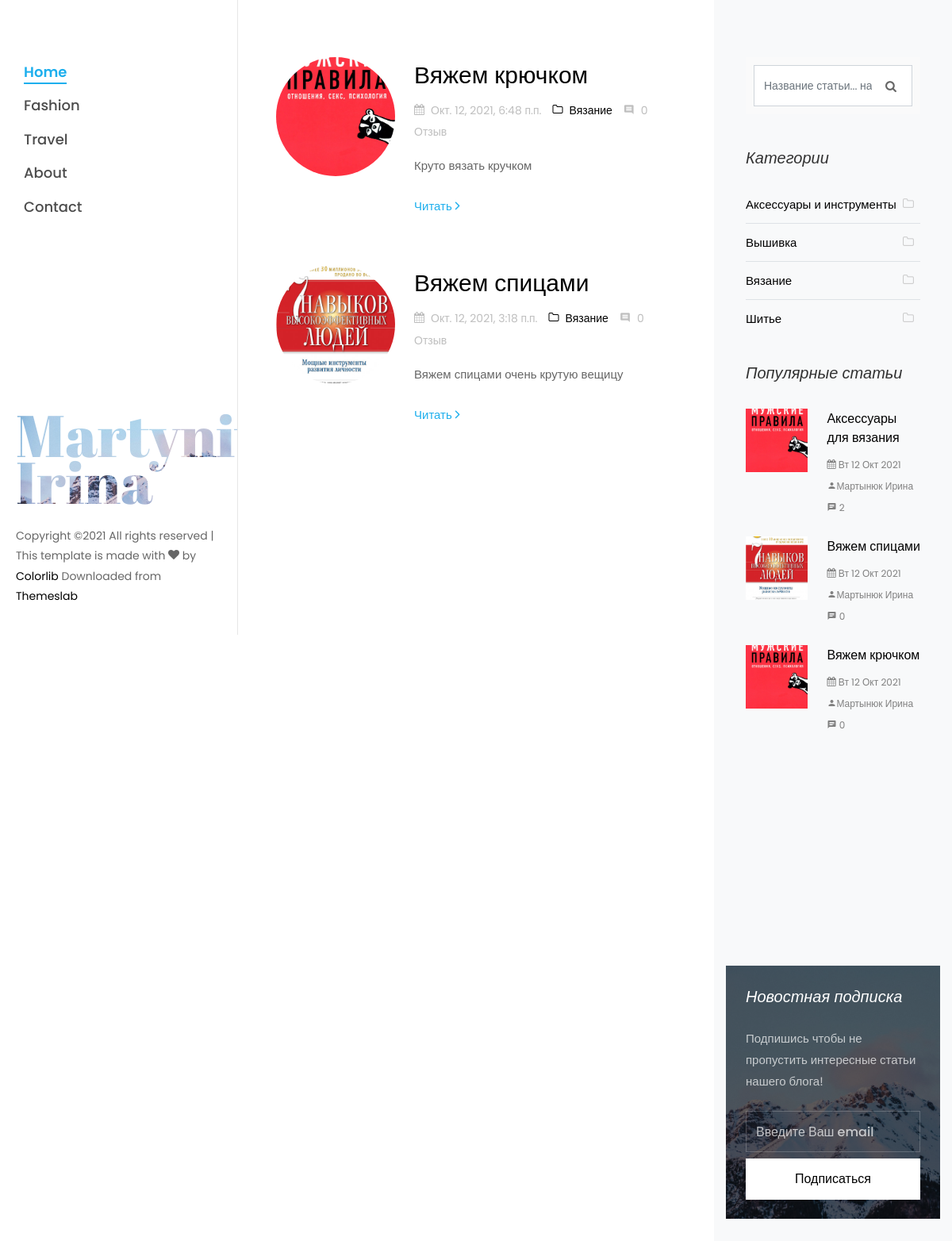
The app's page /category/vyazanie/, older data.
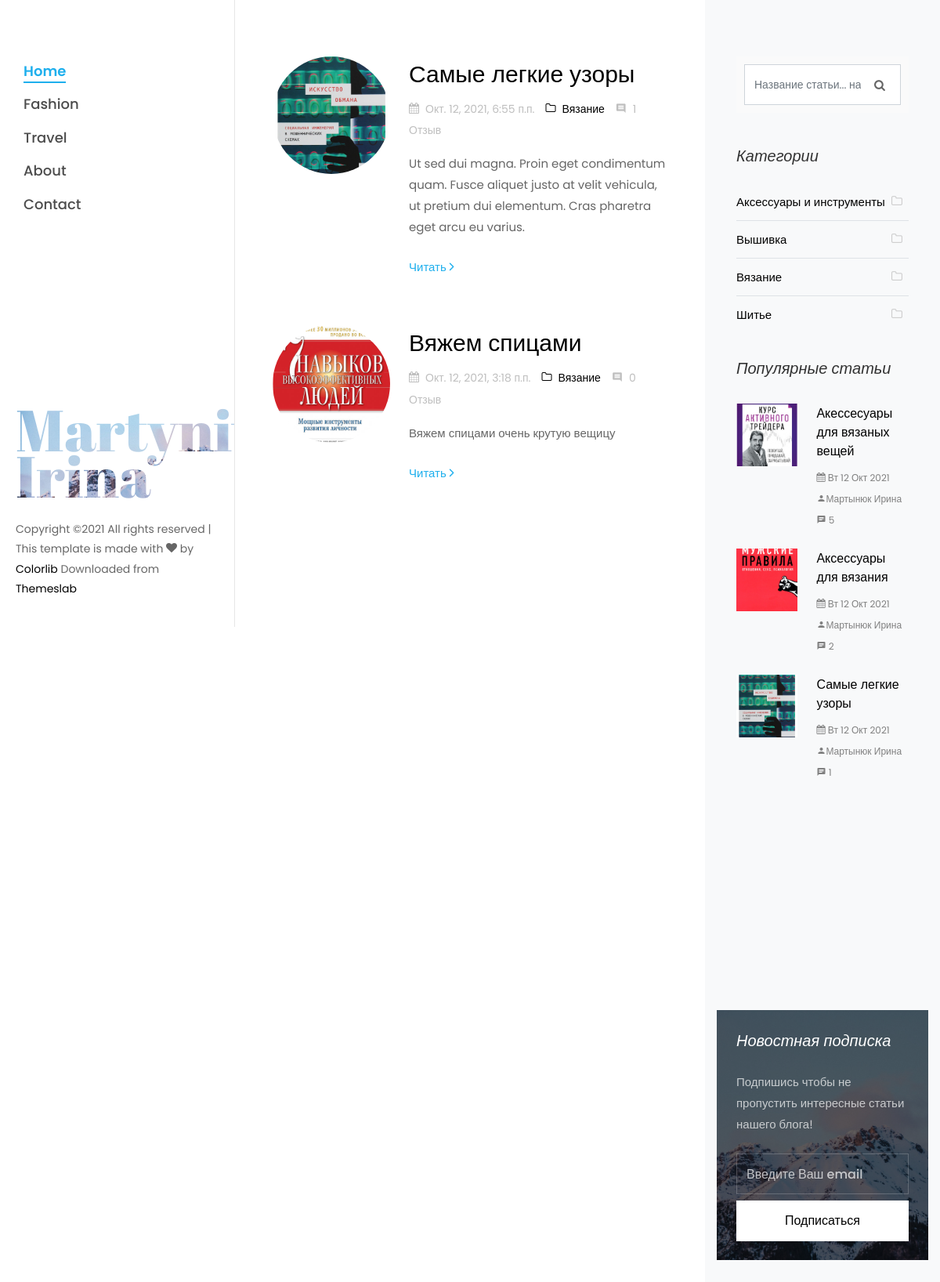
The same page, newer data.
### blog_app/models.py (models this page shows, shortened)
class Article(models.Model):
    title = models.CharField(max_length=256, blank=False, verbose_name='Название')
    category = models.ForeignKey('Category', on_delete=models.CASCADE, verbose_name='Категория')
    slug = models.SlugField(max_length=256, db_index=True)
    short_content = models.TextField(verbose_name='Краткое описание', max_length=300, default='Нет описания')
    content = models.TextField(blank=True, default='Нет описания', verbose_name='Текст статьи')
    created_at = models.DateTimeField(auto_now_add=True, verbose_name='Дата публикации')
    updated_at = models.DateTimeField(auto_now=True, verbose_name='Дата обновления')
    image = models.ImageField(upload_to='blog_images/%Y/%m/%d', verbose_name='Изображение', blank=True)
    draft = models.BooleanField(verbose_name='Черновик', default=False)
    author = models.CharField(verbose_name='Автор', blank=False, max_length=150)
    tags = TaggableManager()
    class Meta:
        ordering = ('-created_at',)
        verbose_name = 'Статья'
        verbose_name_plural = 'Статьи'
    def get_absolute_url(self):
        return reverse('article_detail', kwargs={'slug': self.slug})

class Category(models.Model):
    name = models.CharField(max_length=150, blank=False, db_index=True, verbose_name='Наименование')
    slug = models.SlugField(max_length=150, unique=True, blank=False, db_index=True)
    created_at = models.DateTimeField(auto_now_add=True, verbose_name='Дата создания')
    updated_at = models.DateTimeField(auto_now=True, verbose_name='Дата обновления')
    class Meta:
        ordering = ('name',)
        verbose_name = 'Категория'
        verbose_name_plural = 'Категории'
    def __str__(self):
        return self.name
    def get_absolute_url(self):
        return reverse('article_category_list', kwargs={'slug': self.slug})

### blog_app/views.py (the view)
# urls.py: path('category/<slug:slug>/', views.CategoryView.as_view(), name='article_category_list'),
class CategoryView(DataMixin, ListView):
    def get_queryset(self):
        return Article.objects.filter(category__slug=self.kwargs['slug'], draft=False)

### email_contact/forms.py
class ContactForm(forms.ModelForm):
    class Meta:
        model = Contact
        fields = ('email', )
        widgets = {
            'email': forms.TextInput(
                attrs={
                    'class': 'form-control',
                    'placeholder': 'Введите Ваш email'
                }
            )
        }
        labels = {
            'email': ''
        }

### blog_app/templatetags/article_tag.py (called while the page is built)
@register.simple_tag()
def get_categories():
    return Category.objects.all()

@register.simple_tag()
def get_tags():
    return Tag.objects.all()

@register.simple_tag()
def get_archives():
    return Article.objects.dates('created_at', 'month', order='DESC')

@register.inclusion_tag('tags/popular_articles.html')
def get_popular_articles(count=None):
    popular_articles = Article.objects.annotate(
        num_comments=Count('reviews')
    ).order_by('-num_comments').filter(draft=False)[:count]
    return {
        'popular_articles': popular_articles
    }

### email_contact/templatetags/contact_tags.py (called while the page is built)
@register.inclusion_tag("contact/tags/form.html")
def contact_form():
    return {'contact_form': ContactForm()}

### templates/index.html (shortened to what this page needs)
{% extends 'partials/base.html' %}
{% block content %}
    <div class="col-xl-8 py-5 px-md-5">
        <div class="row pt-md-4">
            {% for article in articles %}
                <div class="col-md-12">
                    <div class="blog-entry ftco-animate d-md-flex">
                        <a href="#" class="img img-2"
                           style="background-image: url({{ article.image.url }});"></a>
                        <div class="text text-2 pl-md-4">
                            <h3 class="mb-2"><a href="#">{{ article.title}}</a>
                            </h3>
                            <div class="meta-wrap ">
                                <p class="meta">
                                    <span><i class="icon-calendar mr-2"></i>{{ article.created_at }}</span>
                                    <span><a href="{{ article.category.get_absolute_url }}"><i class="icon-folder-o mr-2"></i>{{ article.category }}</a></span>
                                    <span><i class="icon-comment2 mr-2"></i>{{ article.reviews_set.count }} Отзыв</span>
                                </p>
                            </div>
                            <p class="mb-4">{{ article.short_content }}</p>
                            <p><a href="{{ article.get_absolute_url }}" class="btn-custom">Читать <span
                                    class="ion-ios-arrow-forward"></span></a></p>
                        </div>
                    </div>
                </div>
            {% empty %}
            <h4>Список статей пуст</h4>
            {% endfor %}
        </div>
    </div>
{% endblock %}

### templates/partials/base.html (shortened to what this page needs)
<!DOCTYPE html>
<html lang="ru">
<head>
    {% load static %}
    <link rel="stylesheet" href="{% static 'css/open-iconic-bootstrap.min.css' %}">
    <link rel="stylesheet" href="{% static 'css/animate.css' %}">
    <link rel="stylesheet" href="{% static 'css/owl.carousel.min.css' %}">
    <link rel="stylesheet" href="{% static 'css/owl.theme.default.min.css' %}">
    <link rel="stylesheet" href="{% static 'css/magnific-popup.css' %}">
    <link rel="stylesheet" href="{% static 'css/aos.css' %}">
    <link rel="stylesheet" href="{% static 'css/ionicons.min.css' %}">
    <link rel="stylesheet" href="{% static 'css/bootstrap-datepicker.css' %}">
    <link rel="stylesheet" href="{% static 'css/jquery.timepicker.css' %}">
    <link rel="stylesheet" href="{% static 'css/flaticon.css' %}">
    <link rel="stylesheet" href="{% static 'css/icomoon.css' %}">
    <link rel="stylesheet" href="{% static 'css/style.css' %}">
</head>
<body>
<div id="colorlib-page">
    {% include 'partials/aside.html' %}
    <div id="colorlib-main">
        <section class="ftco-section ftco-no-pt ftco-no-pb">
            <div class="container">
                <div class="row d-flex">
                    {% block content %}
                    {% endblock %}
                    {% include 'partials/sidebar.html' %}
                </div>
            </div>
        </section>
    </div>
</div>
</body>
</html>

### templates/partials/aside.html (shortened to what this page needs)
<aside id="colorlib-aside" role="complementary" class="js-fullheight">
    <nav id="colorlib-main-menu" role="navigation">
        <ul>
            <li class="colorlib-active"><a href="{% url 'article_list_all' %}">Home</a></li>
            <li><a href="#">Fashion</a></li>
            <li><a href="#">Travel</a></li>
            <li><a href="#">About</a></li>
            <li><a href="#">Contact</a></li>
        </ul>
    </nav>
    <div class="colorlib-footer">
        <h1 id="colorlib-logo" class="mb-4"><a href="#"
                                               style="background-image: url(/static/images/bg_1.jpg);">Martyniuk
            <span>Irina</span></a></h1>
        <p class="pfooter">
            Copyright &copy;<script>document.write(new Date().getFullYear());</script>
            All rights reserved | This template is made with <i class="icon-heart" aria-hidden="true"></i> by <a
                    href="https://colorlib.com" target="_blank">Colorlib</a> Downloaded from <a
                    href="https://themeslab.org/" target="_blank">Themeslab</a>
            </p>
    </div>
</aside>

### templates/partials/sidebar.html (shortened to what this page needs)
{% load article_tag %}
{% load contact_tags %}
<div class="col-xl-4 sidebar ftco-animate bg-light pt-5">
    <div class="sidebar-box pt-md-4">
        <form action="{% url 'search' %}" method="get" class="search-form">
            <div class="form-group">
                <span class="icon icon-search"></span>
                <input type="text" class="form-control" placeholder="Название статьи... нажмите Enter"
                       name="search_query">
            </div>
        </form>
    </div>
    <div class="sidebar-box ftco-animate">
        <h3 class="sidebar-heading">Категории</h3>
        <ul class="categories">
            {% get_categories as categories %}
            {% for category in categories %}
                <li class="colorlib-active"><a href="{{ category.get_absolute_url }}">{{ category.name }}<span><i
                        class="icon-folder-o mr-2"></i></span></a></li>
            {% endfor %}
        </ul>
    </div>
    {% get_popular_articles count=3 %}
    <div class="sidebar-box subs-wrap img py-4"
         style="background-image: url(/static/images/bg_1.jpg);">
        {% contact_form %}
    </div>
</div>

### templates/tags/popular_articles.html
<div class="sidebar-box ftco-animate">
    <h3 class="sidebar-heading">Популярные статьи</h3>
    {% for popular in popular_articles %}
        <div class="block-21 mb-4 d-flex">
            <a class="blog-img mr-4" style="background-image: url({{ popular.image.url }});"></a>
            <div class="text">
                <h3 class="heading"><a href="{{ popular.get_absolute_url }}">{{ popular.title }}</a>
                </h3>
                <div class="meta">
                    <div><a href="#"><span class="icon-calendar"></span> {{ popular.created_at|date:"D d M Y" }}</a></div>
                    <div><a href="#"><span class="icon-person"></span>{{ popular.author }}</a></div>
                    <div><a href="#"><span class="icon-chat"></span> {{ popular.reviews_set.count }}</a></div>
                </div>
            </div>
        </div>
        {% empty %}
        <h4>Список популярных статей пуст</h4>
    {% endfor %}
</div>

### templates/contact/tags/form.html (shortened to what this page needs)
<div class="overlay"></div>
<h3 class="mb-4 sidebar-heading">Новостная подписка</h3>
<p class="mb-4">Подпишись чтобы не пропустить интересные статьи нашего блога!</p>
<form action="{% url 'contact' %}" class="subscribe-form" method="post">
    <div class="form-group">
        {{ contact_form }}
        <input type="submit" value="Подписаться" class="mt-2 btn btn-white submit">
    </div>
</form>

### static/css/icomoon.css (style rules this page uses)
[class^="icon-"], [class*=" icon-"] { font-family: 'icomoon' !important; speak: none; font-style: normal; font-weight: normal; font-variant: normal; text-transform: none; line-height: 1; -webkit-font-smoothing: antialiased; -moz-osx-font-smoothing: grayscale; }
.icon-search:before { content: "\f002"; }
.icon-heart:before { content: "\f004"; }
.icon-calendar:before { content: "\f073"; }
.icon-folder-o:before { content: "\f114"; }
.icon-chat:before { content: "\e0b7"; }
.icon-comment2:before { content: "\e0b9"; }
.icon-person:before { content: "\e7fd"; }

Row changes from the older to the newer data that the page shows:
no longer on this page (row edited): Article: image (picture), title "Вяжем крючком", created_at "Окт. 12, 2021, 6:48 п.п.", category "Вязание", reviews_set.count "0", short_content "Круто вязать кручком", created_at "Вт 12 Окт 2021", author "Мартынюк Ирина"
no longer on one of the page's lists (row unchanged): Article: title "Вяжем спицами", created_at "Вт 12 Окт 2021", author "Мартынюк Ирина", reviews_set.count "0"
now on this page (row edited): Article: image (picture), title "Самые легкие узоры", created_at "Окт. 12, 2021, 6:55 п.п.", category "Вязание", reviews_set.count "1", short_content "Ut sed dui magna. Proin eget condimentum quam. Fusce aliquet justo at velit vehicula, ut pretium dui elementum. Cras pharetra eget arcu eu varius.", created_at "Вт 12 Окт 2021", author "Мартынюк Ирина"
now on this page (row edited): Article: image (picture), title "Акессесуары для вязаных вещей", created_at "Вт 12 Окт 2021", author "Мартынюк Ирина", reviews_set.count "5", shown under "Популярные статьи"
